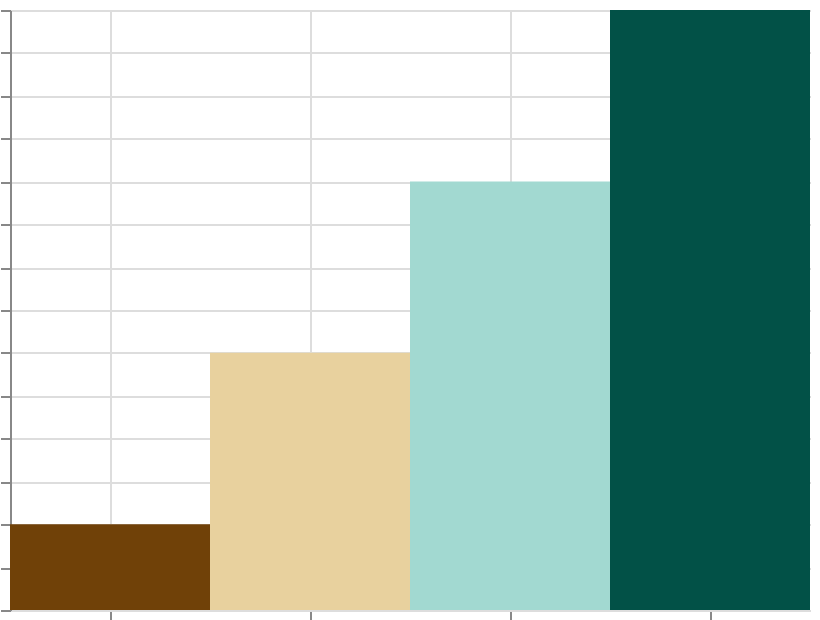

Here is the Vega-Lite specification saved for this chart:
### Vega specification from a JSON file in a GitHub repository (floating-point values rounded to 4 significant figures)
{"$schema": "https://vega.github.io/schema/vega/v6.json", "width": 400, "height": 300, "padding": 5, "autosize": "none", "data": [{"name": "table", "values": [{"cat": "A", "val": 10}, {"cat": "B", "val": 30}, {"cat": "C", "val": 50}, {"cat": "D", "val": 70}]}], "scales": [{"name": "x", "type": "band", "domain": {"data": "table", "field": "cat", "sort": true}, "range": "width"}, {"name": "y", "type": "linear", "domain": {"data": "table", "field": "val"}, "range": [{"signal": "height"}, 0], "zero": true, "nice": true}, {"name": "color", "type": "sequential", "domain": {"data": "table", "field": "val"}, "scheme": "brownbluegreen"}], "marks": [{"type": "rect", "from": {"data": "table"}, "encode": {"update": {"x": {"scale": "x", "field": "cat"}, "width": {"scale": "x", "band": 1}, "y": {"scale": "y", "field": "val"}, "y2": {"scale": "y", "value": 0}, "fill": {"scale": "color", "field": "val"}}}}], "axes": [{"scale": "x", "orient": "bottom", "grid": true, "labels": false}, {"scale": "y", "orient": "left", "grid": true, "labels": false}], "legends": [{"fill": "color"}]}
